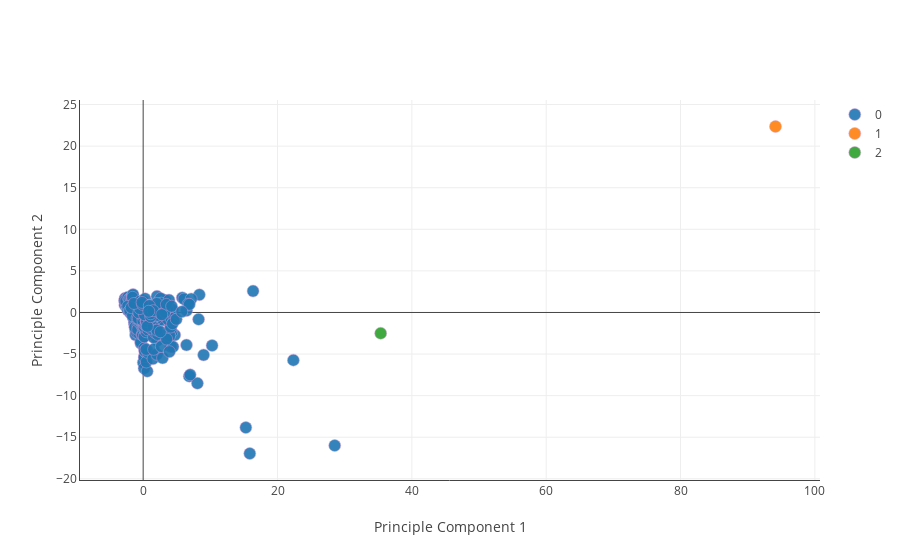

This figure's notebook cell:
### Markdown cell above
## To run this algorithm for a different file or no of clusters, please change parameters here

### Code cell
file_name = "data/iyer.txt"
k_value = 3
driver(file_name, k_value)

### Figure 1 — Plotly figure (JSON) as saved in the notebook; plotly's stock layout.template omitted (floating-point values rounded to 4 significant figures; data arrays with more than 128 entries replaced by an {"elided": "..."} marker saying what was removed)
{"data": [{"marker": {"line": {"color": "rgba(217, 154, 217, 123)", "width": 0.5}, "opacity": 0.9, "size": 12}, "mode": "markers", "name": 0, "type": "scatter", "x": {"elided": "515 float values"}, "y": {"elided": "515 float values"}}, {"marker": {"line": {"color": "rgba(217, 154, 217, 123)", "width": 0.5}, "opacity": 0.9, "size": 12}, "mode": "markers", "name": 1, "type": "scatter", "x": [94.14], "y": [22.36]}, {"marker": {"line": {"color": "rgba(217, 154, 217, 123)", "width": 0.5}, "opacity": 0.9, "size": 12}, "mode": "markers", "name": 2, "type": "scatter", "x": [35.36], "y": [-2.501]}], "layout": {"xaxis": {"showline": true, "title": "Principle Component 1"}, "yaxis": {"showline": true, "title": "Principle Component 2"}}}
